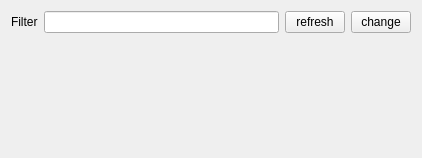
<?xml version="1.0" encoding="UTF-8"?>
<ui version="4.0">
 <class>ParametersHandler</class>
 <widget class="QWidget" name="ParametersHandler">
  <property name="geometry">
   <rect>
    <x>0</x>
    <y>0</y>
    <width>422</width>
    <height>158</height>
   </rect>
  </property>
  <property name="windowTitle">
   <string>Parameters</string>
  </property>
  <property name="styleSheet">
   <string notr="true"/>
  </property>
  <layout class="QGridLayout" name="gridLayout">
   <item row="9" column="1">
    <layout class="QGridLayout" name="gridParams"/>
   </item>
   <item row="6" column="1">
    <layout class="QHBoxLayout" name="horizontalLayout_3">
     <item>
      <widget class="QLabel" name="label_3">
       <property name="text">
        <string>Filter</string>
       </property>
      </widget>
     </item>
     <item>
      <widget class="QLineEdit" name="lineEditFilter">
       <property name="minimumSize">
        <size>
         <width>100</width>
         <height>0</height>
        </size>
       </property>
      </widget>
     </item>
     <item>
      <widget class="QPushButton" name="pushButtonRefreshAll">
       <property name="maximumSize">
        <size>
         <width>60</width>
         <height>16777215</height>
        </size>
       </property>
       <property name="text">
        <string>refresh</string>
       </property>
      </widget>
     </item>
     <item>
      <widget class="QPushButton" name="pushButtonChangeAll">
       <property name="maximumSize">
        <size>
         <width>60</width>
         <height>16777215</height>
        </size>
       </property>
       <property name="text">
        <string>change</string>
       </property>
      </widget>
     </item>
    </layout>
   </item>
   <item row="10" column="1">
    <spacer name="verticalSpacer">
     <property name="orientation">
      <enum>Qt::Vertical</enum>
     </property>
     <property name="sizeHint" stdset="0">
      <size>
       <width>20</width>
       <height>40</height>
      </size>
     </property>
    </spacer>
   </item>
  </layout>
 </widget>
 <layoutdefault spacing="6" margin="11"/>
 <resources/>
 <connections/>
</ui>
